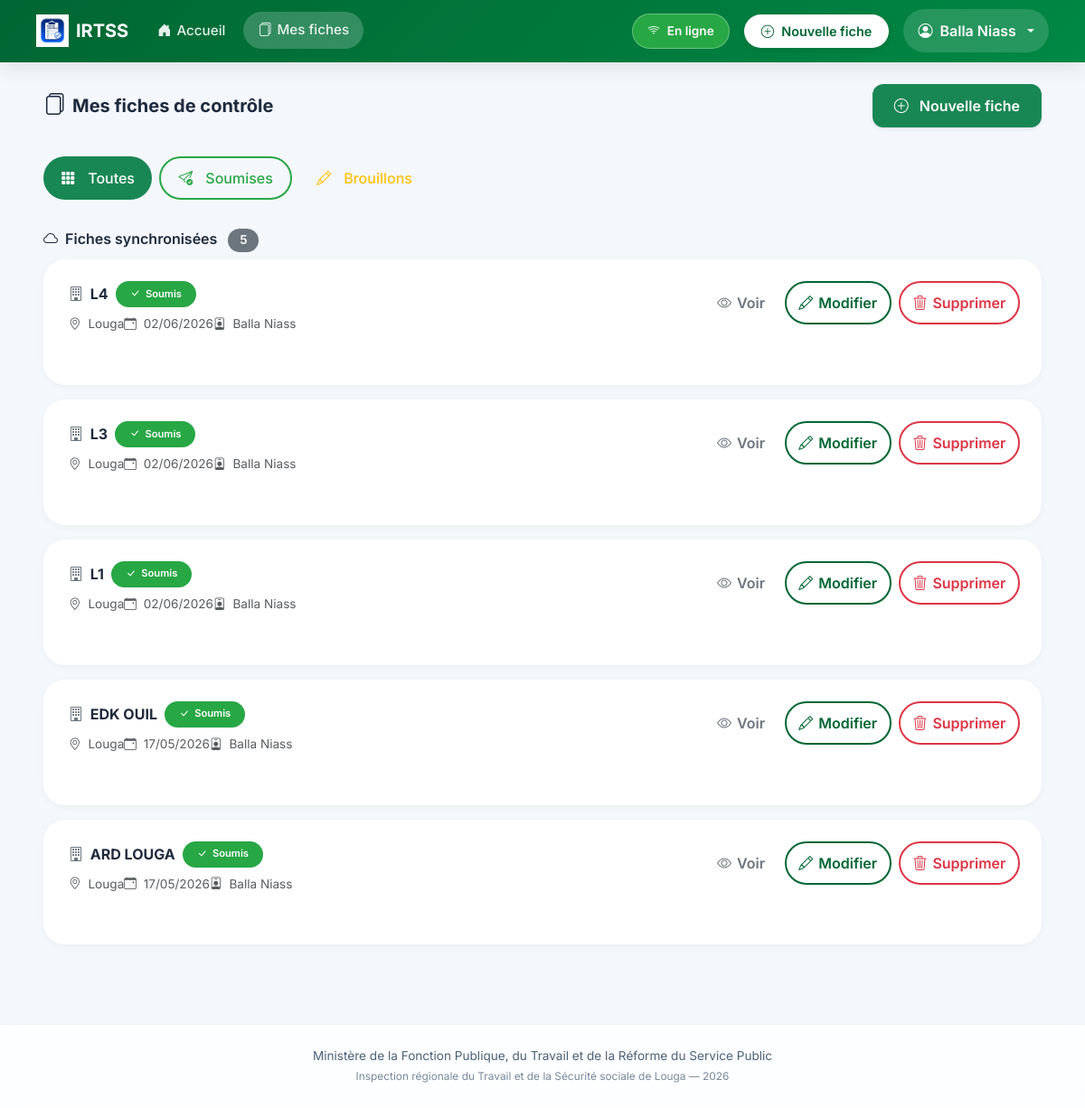
The page /fiches/ (signed in) on the database as committed earlier.
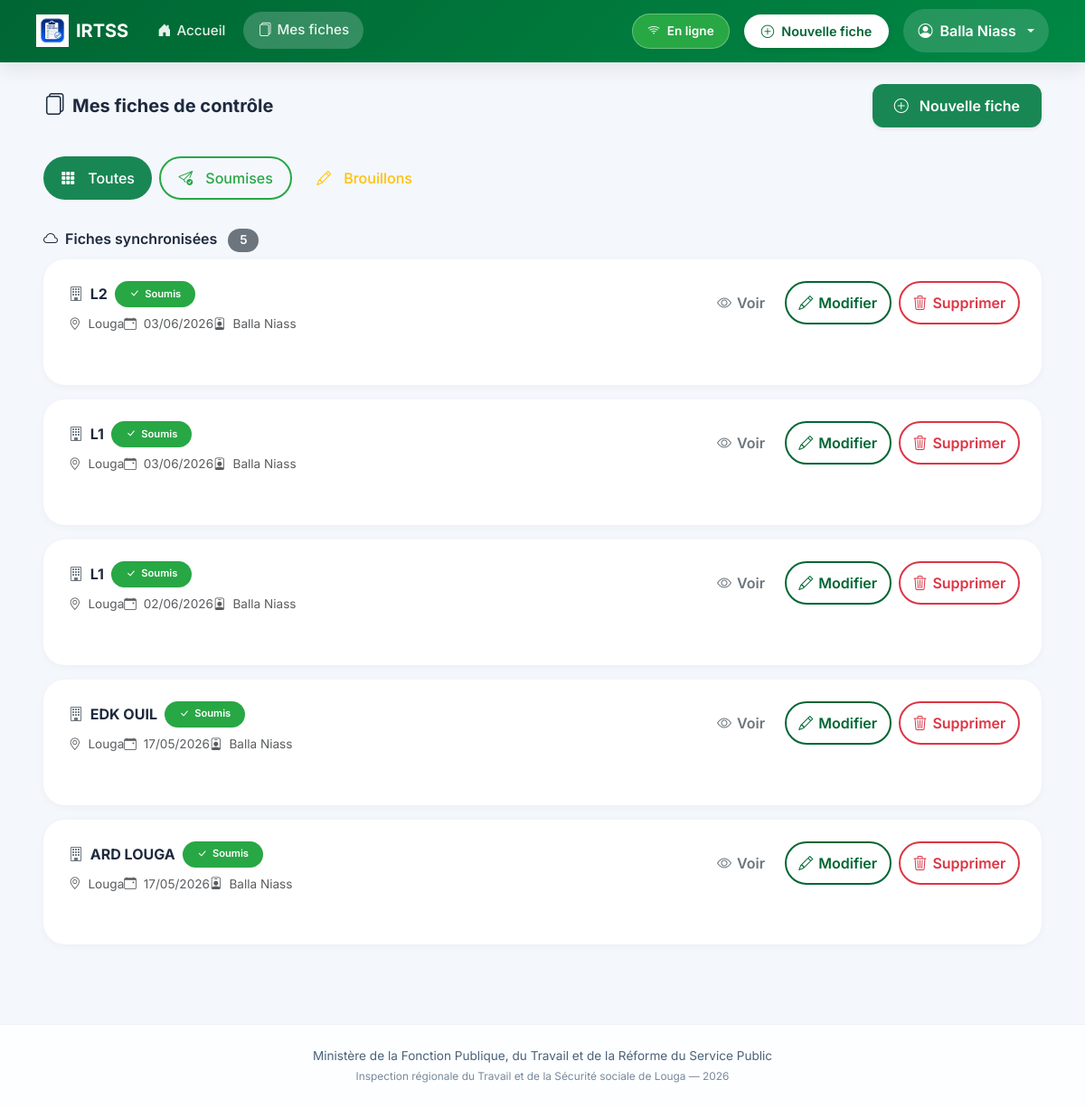
The same page on the database as committed later.
### inspection/models.py (models this page shows, shortened)
class FicheControle(models.Model):
    STATUT_CHOICES = [
        ('brouillon', 'Brouillon'),
        ('soumis', 'Soumis'),
    ]
    inspecteur = models.ForeignKey(User, on_delete=models.CASCADE, related_name='fiches')
    entreprise = models.CharField(max_length=255, verbose_name="Entreprise ou Établissement")
    date_controle = models.DateField(verbose_name="Date du contrôle")
    lieu = models.CharField(max_length=100, default="Louga", verbose_name="Lieu")
    statut = models.CharField(max_length=20, choices=STATUT_CHOICES, default='soumis')
    local_id = models.CharField(max_length=100, blank=True, null=True)
    adresse = models.TextField(blank=True)
    telephone = models.CharField(max_length=50, blank=True)
    email_entreprise = models.EmailField(blank=True)
    date_ouverture = models.DateField(null=True, blank=True)
    forme_juridique = models.CharField(max_length=100, blank=True)
    activite_principale = models.CharField(max_length=200, blank=True)
    chef_nom = models.CharField(max_length=200, blank=True, verbose_name="Chef d'établissement - Prénom et Nom")
    chef_cellulaire = models.CharField(max_length=50, blank=True)
    chef_email = models.EmailField(blank=True)
    representant_nom = models.CharField(max_length=200, blank=True, verbose_name="Représentant travailleurs - Prénom et Nom")
    representant_qualite = models.CharField(max_length=100, blank=True)
    representant_cellulaire = models.CharField(max_length=50, blank=True)
    representant_email = models.EmailField(blank=True)
    doe = models.CharField(max_length=3, blank=True, verbose_name="Déclaration d'Ouverture d'Établissement (DOE)")
    registre_paie = models.CharField(max_length=3, blank=True)
    cadres_hommes = models.PositiveIntegerField(null=True, blank=True, default=0)
    cadres_femmes = models.PositiveIntegerField(null=True, blank=True, default=0)
    ouvriers_hommes = models.PositiveIntegerField(null=True, blank=True, default=0)
    ouvriers_femmes = models.PositiveIntegerField(null=True, blank=True, default=0)
    cdi = models.PositiveIntegerField(null=True, blank=True, default=0, verbose_name="CDI")
    cdd = models.PositiveIntegerField(null=True, blank=True, default=0, verbose_name="CDD")
    cs = models.PositiveIntegerField(null=True, blank=True, default=0, verbose_name="CS")
    c_app = models.PositiveIntegerField(null=True, blank=True, default=0, verbose_name="C APP")
    autres_contrats = models.PositiveIntegerField(null=True, blank=True, default=0, verbose_name="Autres")
    remuneration_au_temps_1 = models.BooleanField(default=False)
    remuneration_au_temps_2 = models.BooleanField(default=False)
    remuneration_a_la_piece_1 = models.BooleanField(default=False)
    remuneration_a_la_piece_2 = models.BooleanField(default=False)
    remuneration_les_deux_1 = models.BooleanField(default=False)
    remuneration_les_deux_2 = models.BooleanField(default=False)
    salaires_conformes_1 = models.CharField(max_length=3, blank=True)
    salaires_conformes_2 = models.CharField(max_length=3, blank=True)
    bulletins_paie_1 = models.CharField(max_length=3, blank=True)
    bulletins_paie_2 = models.CharField(max_length=3, blank=True)
    heures_sup_1 = models.CharField(max_length=3, blank=True)
    heures_sup_2 = models.CharField(max_length=3, blank=True)
    prime_anciennete_1 = models.CharField(max_length=3, blank=True)
    prime_anciennete_2 = models.CharField(max_length=3, blank=True)
    jours_feries_1 = models.CharField(max_length=3, blank=True)
    jours_feries_2 = models.CharField(max_length=3, blank=True)
    indemnites_transport_1 = models.CharField(max_length=3, blank=True)
    indemnites_transport_2 = models.CharField(max_length=3, blank=True)
    horaires_affiches_1 = models.CharField(max_length=3, blank=True)
    horaires_affiches_2 = models.CharField(max_length=3, blank=True)
    amenagement_8h_5j_1 = models.CharField(max_length=3, blank=True)
    amenagement_8h_5j_2 = models.CharField(max_length=3, blank=True)
    amenagement_6h40_6j_1 = models.CharField(max_length=3, blank=True)
    amenagement_6h40_6j_2 = models.CharField(max_length=3, blank=True)
    pause_quotidienne_1 = models.CharField(max_length=3, blank=True)
    pause_quotidienne_2 = models.CharField(max_length=3, blank=True)
    repos_hebdomadaire_1 = models.CharField(max_length=3, blank=True)
    repos_hebdomadaire_2 = models.CharField(max_length=3, blank=True)
    declaration_css_1 = models.CharField(max_length=3, blank=True)
    declaration_css_2 = models.CharField(max_length=3, blank=True)
    adhesion_css_1 = models.CharField(max_length=3, blank=True)
    adhesion_css_2 = models.CharField(max_length=3, blank=True)
    adhesion_ipres_1 = models.CharField(max_length=3, blank=True)
    adhesion_ipres_2 = models.CharField(max_length=3, blank=True)
    adhesion_ipm_1 = models.CharField(max_length=3, blank=True)
    adhesion_ipm_2 = models.CharField(max_length=3, blank=True)
    cotisations_css_1 = models.CharField(max_length=3, blank=True)
    cotisations_css_2 = models.CharField(max_length=3, blank=True)
    cotisations_ipres_1 = models.CharField(max_length=3, blank=True)
    cotisations_ipres_2 = models.CharField(max_length=3, blank=True)
    cotisations_ipm_1 = models.CharField(max_length=3, blank=True)
    cotisations_ipm_2 = models.CharField(max_length=3, blank=True)
    delegues_personnel_1 = models.CharField(max_length=3, blank=True)
    delegues_personnel_2 = models.CharField(max_length=3, blank=True)
    reglement_interieur_1 = models.CharField(max_length=3, blank=True)
    reglement_interieur_2 = models.CharField(max_length=3, blank=True)
    comite_hst_1 = models.CharField(max_length=3, blank=True)
    comite_hst_2 = models.CharField(max_length=3, blank=True)
    visite_medicale_1 = models.CharField(max_length=3, blank=True)
    visite_medicale_2 = models.CharField(max_length=3, blank=True)
    extincteurs_1 = models.CharField(max_length=3, blank=True)
    extincteurs_2 = models.CharField(max_length=3, blank=True)
    epi_disponible_1 = models.CharField(max_length=3, blank=True)
    epi_disponible_2 = models.CharField(max_length=3, blank=True)
    epi_effectif_1 = models.CharField(max_length=3, blank=True)
    epi_effectif_2 = models.CharField(max_length=3, blank=True)
    toilettes_1 = models.CharField(max_length=3, blank=True)
    toilettes_2 = models.CharField(max_length=3, blank=True)
    conges_1 = models.CharField(max_length=3, blank=True)
    conges_2 = models.CharField(max_length=3, blank=True)
    dasmo_bs_1 = models.CharField(max_length=3, blank=True)
    dasmo_bs_2 = models.CharField(max_length=3, blank=True)
    observations_divers = models.TextField(blank=True)
    observations_generales = models.TextField(blank=True)
    suite_observations_orales = models.BooleanField(default=False)
    suite_observations_ecrites = models.BooleanField(default=False)
    suite_mise_en_demeure = models.BooleanField(default=False)
    suite_pv_infraction = models.BooleanField(default=False)
    suite_refere = models.BooleanField(default=False)
    delai_reception = models.BooleanField(default=False)
    delai_un_mois = models.BooleanField(default=False)
    delai_autres = models.BooleanField(default=False)
    delai_autres_precision = models.CharField(max_length=200, blank=True)
    signature_equipe = models.CharField(max_length=200, blank=True)
    signature_gerant = models.CharField(max_length=200, blank=True)
    created_at = models.DateTimeField(auto_now_add=True)
    updated_at = models.DateTimeField(auto_now=True)
    class Meta:
        ordering = ['-created_at']
        verbose_name = "Fiche de contrôle"
        verbose_name_plural = "Fiches de contrôle"

### inspection/views.py (the view)
# urls.py: path('fiches/', views.liste_fiches, name='liste_fiches'),
@login_required
def liste_fiches(request):
    user = request.user
    fiches = FicheControle.objects.all().select_related('inspecteur') if user.is_staff \
             else FicheControle.objects.filter(inspecteur=user)
    search = request.GET.get('search', '').strip()
    if search:
        fiches = fiches.filter(entreprise__icontains=search)
    statut = request.GET.get('statut', '')
    if statut:
        fiches = fiches.filter(statut=statut)
    return render(request, 'inspection/liste_fiches.html', {
        'fiches': fiches,
        'statut_filtre': statut,
        'search_query': search,
    })

### templates/inspection/liste_fiches.html (shortened to what this page needs)
{% extends 'inspection/base.html' %}
{% load static %}
{% block content %}
<div class="container-fluid px-3 px-lg-4">
  <div class="d-flex flex-wrap align-items-center justify-content-between mb-4 gap-2">
    <div>
      <h5 class="fw-bold mb-0 d-flex align-items-center gap-2">
        <i class="bi bi-files fs-4"></i>
        Mes fiches de contrôle
      </h5>
    </div>
    <a href="{% url 'nouvelle_fiche' %}" class="btn btn-success shadow-sm">
      <i class="bi bi-plus-circle me-1"></i> Nouvelle fiche
    </a>
  </div>
  <div class="mb-4 d-flex flex-wrap gap-2">
    <a href="{% url 'liste_fiches' %}"
       class="btn filter-btn {% if not statut_filtre %}btn-success text-white{% else %}btn-outline-secondary{% endif %}">
      <i class="bi bi-grid-3x3-gap-fill"></i> Toutes
    </a>
    <a href="?statut=soumis"
       class="btn filter-btn {% if statut_filtre == 'soumis' %}btn-success text-white{% else %}btn-outline-success{% endif %}">
      <i class="bi bi-send-check"></i> Soumises
    </a>
    <a href="?statut=brouillon"
       class="btn filter-btn {% if statut_filtre == 'brouillon' %}btn-warning text-dark{% else %}btn-outline-warning{% endif %}">
      <i class="bi bi-pencil"></i> Brouillons
    </a>
  </div>
  <div id="server-fiches-section">
    <h6 class="fw-semibold mb-2">
      <i class="bi bi-cloud me-1"></i>
      Fiches synchronisées
      <span class="badge bg-secondary ms-2" id="server-count">{{ fiches|length }}</span>
    </h6>
    <div id="server-fiches-list">
      {% if fiches %}
        {% for fiche in fiches %}
        <div class="fiche-card p-3" data-fiche-id="{{ fiche.pk }}">
          <div class="d-flex flex-wrap justify-content-between align-items-start gap-3">
            <div class="flex-grow-1">
              <div class="d-flex flex-wrap align-items-center gap-2 mb-2">
                <h6 class="fw-bold mb-0">
                  <i class="bi bi-building me-1 text-secondary"></i>
                  {{ fiche.entreprise }}
                </h6>
                <span class="fiche-badge bg-success text-white">
                  <i class="bi bi-check-lg"></i> Soumis
                </span>
              </div>
              <div class="small text-muted d-flex flex-wrap gap-x-3 gap-y-1">
                <span><i class="bi bi-geo-alt me-1"></i> {{ fiche.lieu|default:"Lieu non renseigné" }}</span>
                <span><i class="bi bi-calendar-event me-1"></i> {{ fiche.date_controle|date:"d/m/Y" }}</span>
                {% if user.is_staff %}
                <span><i class="bi bi-person-badge me-1"></i> {{ fiche.inspecteur.first_name }} {{ fiche.inspecteur.last_name }}</span>
                {% endif %}
              </div>
            </div>
            <div class="d-flex gap-2">
              <a href="{% url 'detail_fiche' fiche.pk %}" class="btn btn-outline-secondary btn-icon" title="Voir">
                <i class="bi bi-eye"></i> <span class="d-none d-sm-inline">Voir</span>
              </a>
              <a href="{% url 'modifier_fiche' fiche.pk %}" class="btn btn-outline-primary btn-icon" title="Modifier">
                <i class="bi bi-pencil"></i> <span class="d-none d-sm-inline">Modifier</span>
              </a>
              <button class="btn btn-outline-danger btn-icon delete-server-btn" data-pk="{{ fiche.pk }}" title="Supprimer">
                <i class="bi bi-trash3"></i> <span class="d-none d-sm-inline">Supprimer</span>
              </button>
            </div>
          </div>
        </div>
        {% endfor %}
      {% else %}
        <div class="text-center py-4 text-muted bg-white rounded-4 p-4">
          <i class="bi bi-inbox display-1 opacity-25 d-block mb-3"></i>
          <p class="mb-0">Aucune fiche synchronisée</p>
        </div>
      {% endif %}
    </div>
  </div>
</div>
{% endblock %}

Rows that differ between the two databases and show on the page:
removed FicheControle: entreprise "L4", lieu "Louga", date_controle "02/06/2026", inspecteur.first_name "Balla", inspecteur.last_name "Niass"
removed FicheControle: entreprise "L3", lieu "Louga", date_controle "02/06/2026", inspecteur.first_name "Balla", inspecteur.last_name "Niass"
added FicheControle: entreprise "L2", lieu "Louga", date_controle "03/06/2026", inspecteur.first_name "Balla", inspecteur.last_name "Niass"
added FicheControle: entreprise "L1", lieu "Louga", date_controle "03/06/2026", inspecteur.first_name "Balla", inspecteur.last_name "Niass"
